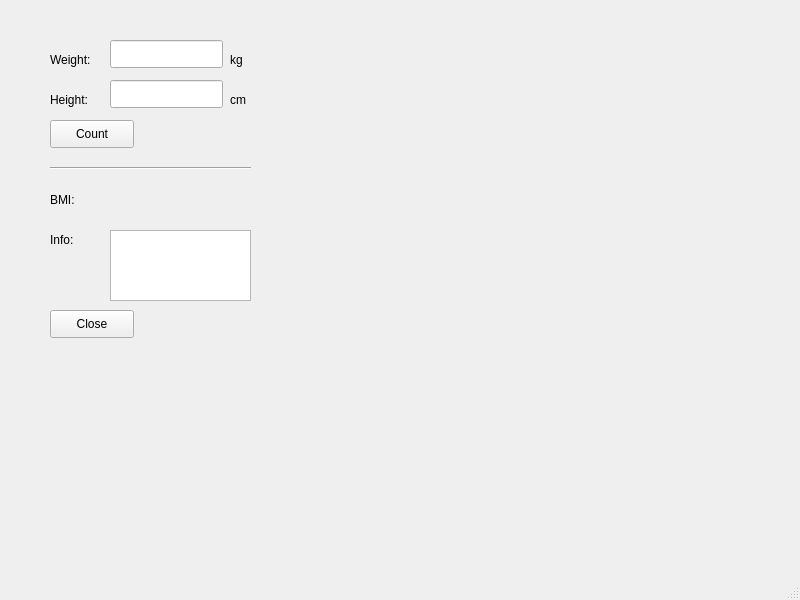
<?xml version="1.0" encoding="UTF-8"?>
<ui version="4.0">
 <class>MainWindow</class>
 <widget class="QMainWindow" name="MainWindow">
  <property name="geometry">
   <rect>
    <x>0</x>
    <y>0</y>
    <width>800</width>
    <height>600</height>
   </rect>
  </property>
  <property name="windowTitle">
   <string>MainWindow</string>
  </property>
  <widget class="QWidget" name="centralwidget">
   <widget class="QLineEdit" name="weightLineEdit">
    <property name="geometry">
     <rect>
      <x>110</x>
      <y>40</y>
      <width>113</width>
      <height>28</height>
     </rect>
    </property>
   </widget>
   <widget class="QLineEdit" name="heightLineEdit">
    <property name="geometry">
     <rect>
      <x>110</x>
      <y>80</y>
      <width>113</width>
      <height>28</height>
     </rect>
    </property>
   </widget>
   <widget class="QLabel" name="label">
    <property name="geometry">
     <rect>
      <x>50</x>
      <y>50</y>
      <width>51</width>
      <height>20</height>
     </rect>
    </property>
    <property name="text">
     <string>Weight:</string>
    </property>
   </widget>
   <widget class="QLabel" name="label_2">
    <property name="geometry">
     <rect>
      <x>50</x>
      <y>90</y>
      <width>51</width>
      <height>20</height>
     </rect>
    </property>
    <property name="text">
     <string>Height:</string>
    </property>
   </widget>
   <widget class="QPushButton" name="countButton">
    <property name="geometry">
     <rect>
      <x>50</x>
      <y>120</y>
      <width>84</width>
      <height>28</height>
     </rect>
    </property>
    <property name="text">
     <string>Count</string>
    </property>
   </widget>
   <widget class="QPushButton" name="closeButton">
    <property name="geometry">
     <rect>
      <x>50</x>
      <y>310</y>
      <width>84</width>
      <height>28</height>
     </rect>
    </property>
    <property name="text">
     <string>Close</string>
    </property>
   </widget>
   <widget class="Line" name="line">
    <property name="geometry">
     <rect>
      <x>50</x>
      <y>160</y>
      <width>201</width>
      <height>16</height>
     </rect>
    </property>
    <property name="orientation">
     <enum>Qt::Horizontal</enum>
    </property>
   </widget>
   <widget class="QLabel" name="label_3">
    <property name="geometry">
     <rect>
      <x>230</x>
      <y>50</y>
      <width>63</width>
      <height>20</height>
     </rect>
    </property>
    <property name="text">
     <string>kg</string>
    </property>
   </widget>
   <widget class="QLabel" name="label_4">
    <property name="geometry">
     <rect>
      <x>230</x>
      <y>90</y>
      <width>63</width>
      <height>20</height>
     </rect>
    </property>
    <property name="text">
     <string>cm</string>
    </property>
   </widget>
   <widget class="QLabel" name="label_5">
    <property name="geometry">
     <rect>
      <x>50</x>
      <y>190</y>
      <width>51</width>
      <height>20</height>
     </rect>
    </property>
    <property name="text">
     <string>BMI:</string>
    </property>
   </widget>
   <widget class="QLabel" name="label_6">
    <property name="geometry">
     <rect>
      <x>50</x>
      <y>230</y>
      <width>51</width>
      <height>20</height>
     </rect>
    </property>
    <property name="text">
     <string>Info:</string>
    </property>
   </widget>
   <widget class="QTextBrowser" name="infoTextBrowser">
    <property name="geometry">
     <rect>
      <x>110</x>
      <y>230</y>
      <width>141</width>
      <height>71</height>
     </rect>
    </property>
   </widget>
   <widget class="QLabel" name="resultLabel">
    <property name="geometry">
     <rect>
      <x>110</x>
      <y>190</y>
      <width>141</width>
      <height>20</height>
     </rect>
    </property>
    <property name="text">
     <string/>
    </property>
   </widget>
  </widget>
  <widget class="QMenuBar" name="menubar">
   <property name="geometry">
    <rect>
     <x>0</x>
     <y>0</y>
     <width>800</width>
     <height>25</height>
    </rect>
   </property>
  </widget>
  <widget class="QStatusBar" name="statusbar"/>
 </widget>
 <resources/>
 <connections>
  <connection>
   <sender>closeButton</sender>
   <signal>clicked()</signal>
   <receiver>MainWindow</receiver>
   <slot>close()</slot>
   <hints>
    <hint type="sourcelabel">
     <x>88</x>
     <y>355</y>
    </hint>
    <hint type="destinationlabel">
     <x>418</x>
     <y>407</y>
    </hint>
   </hints>
  </connection>
 </connections>
</ui>
